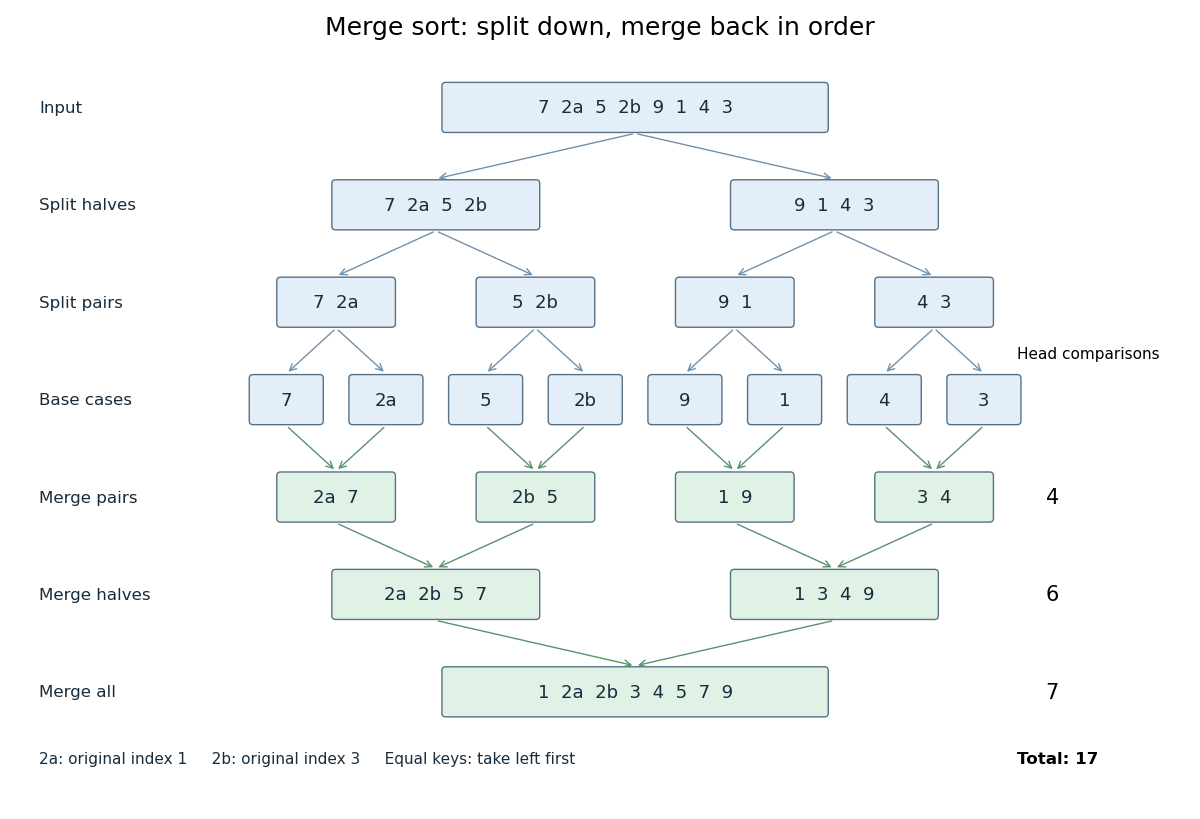

Reproduce this figure in Python.
"""Draw a computed stable merge-sort tree; save an opaque PNG to cwd.

Tested with Python 3.14.4, Matplotlib 3.10.7 and NumPy 2.3.5.
"""

from pathlib import Path

import matplotlib

matplotlib.use("Agg")
import matplotlib.pyplot as plt
from matplotlib.patches import FancyBboxPatch


VALUES = (7, 2, 5, 2, 9, 1, 4, 3)


def merge(left, right):
    """Compare numeric keys only, retaining original indices as identities."""
    result, trace = [], []
    i = j = 0
    while i < len(left) and j < len(right):
        trace.append((left[i], right[j]))
        if left[i][0] <= right[j][0]:
            result.append(left[i])
            i += 1
        else:
            result.append(right[j])
            j += 1
    return result + left[i:] + right[j:], trace


def sort_tree(items, start=0, depth=0):
    """Return the sorted items and every node of a floor-midpoint recursion."""
    node = {"start": start, "size": len(items), "depth": depth,
            "input": items, "comparisons": 0}
    if len(items) < 2:
        node["output"] = items
        return items, [node]
    mid = len(items) // 2
    left, left_nodes = sort_tree(items[:mid], start, depth + 1)
    right, right_nodes = sort_tree(items[mid:], start + mid, depth + 1)
    output, trace = merge(left, right)
    node.update(output=output, comparisons=len(trace), trace=trace)
    return output, [node] + left_nodes + right_nodes


def label(items):
    tags = {1: "2a", 3: "2b"}
    return "  ".join(tags[index] if value == 2 else str(value)
                     for value, index in items)


def center(node):
    return 2.65 + 1.05 * (node["start"] + (node["size"] - 1) / 2)


def box(ax, node, y, output=False):
    width = 0.47 * node["size"] + 0.23
    x = center(node)
    color = "#e3eef8" if not output else "#e0f1e5"
    ax.add_patch(FancyBboxPatch((x - width / 2, y - 0.23), width, 0.46,
                              boxstyle="round,pad=0.04", facecolor=color,
                              edgecolor="#577187", linewidth=1.0, zorder=3))
    ax.text(x, y, label(node["output"] if output else node["input"]),
            ha="center", va="center", fontsize=13, color="#172c3c", zorder=4)


def main():
    items = [(value, index) for index, value in enumerate(VALUES)]
    output, nodes = sort_tree(items)
    counts = [sum(n["comparisons"] for n in nodes if n["depth"] == depth)
              for depth in (2, 1, 0)]
    assert [v for v, _ in output] == [1, 2, 2, 3, 4, 5, 7, 9]
    assert [i for v, i in output if v == 2] == [1, 3]
    assert counts == [4, 6, 7]
    assert sum(counts) == 17
    plt.rcParams.update({"font.family": "DejaVu Sans", "font.size": 12})
    fig, ax = plt.subplots(figsize=(12, 8.2), facecolor="white")
    labels = ("Input", "Split halves", "Split pairs", "Base cases",
              "Merge pairs", "Merge halves", "Merge all")
    ys = [7.5 - 1.05 * i for i in range(7)]
    for y, text in zip(ys, labels):
        ax.text(0.05, y, text, va="center", fontsize=12, color="#172c3c")
    for node in nodes:
        depth = node["depth"]
        box(ax, node, ys[depth])
        if depth < 3:
            box(ax, node, ys[6 - depth], output=True)
        if node["size"] > 1:
            children = [child for child in nodes
                        if child["depth"] == depth + 1
                        and node["start"] <= child["start"]
                        < node["start"] + node["size"]]
            for child in children:
                ax.annotate("", xy=(center(child), ys[depth + 1] + 0.28),
                            xytext=(center(node), ys[depth] - 0.28),
                            arrowprops={"arrowstyle": "->", "color": "#7291ab"})
                ax.annotate("", xy=(center(node), ys[6 - depth] + 0.28),
                            xytext=(center(child), ys[5 - depth] - 0.28),
                            arrowprops={"arrowstyle": "->", "color": "#5a9270"})
    ax.text(10.35, ys[3] + 0.45, "Head comparisons", fontsize=11)
    for y, count in zip(ys[4:], counts):
        ax.text(10.65, y, str(count), fontsize=15, va="center")
    ax.text(10.35, 0.43, "Total: 17", weight="bold", fontsize=12)
    ax.text(0.05, 0.43, "2a: original index 1     2b: original index 3     Equal keys: take left first",
            fontsize=11, color="#172c3c")
    ax.set(xlim=(-0.05, 12.15), ylim=(0.05, 8.05))
    ax.axis("off")
    fig.suptitle("Merge sort: split down, merge back in order", fontsize=18, y=0.98)
    fig.subplots_adjust(left=0.025, right=0.99, top=0.93, bottom=0.025)
    fig.savefig(Path.cwd() / "merge-sort-split-and-merge.png", dpi=100,
                facecolor="white", transparent=False)
    plt.close(fig)
    print(f"Output: {label(output)}; comparisons by merge level: {counts}; total: 17")


if __name__ == "__main__":
    main()
